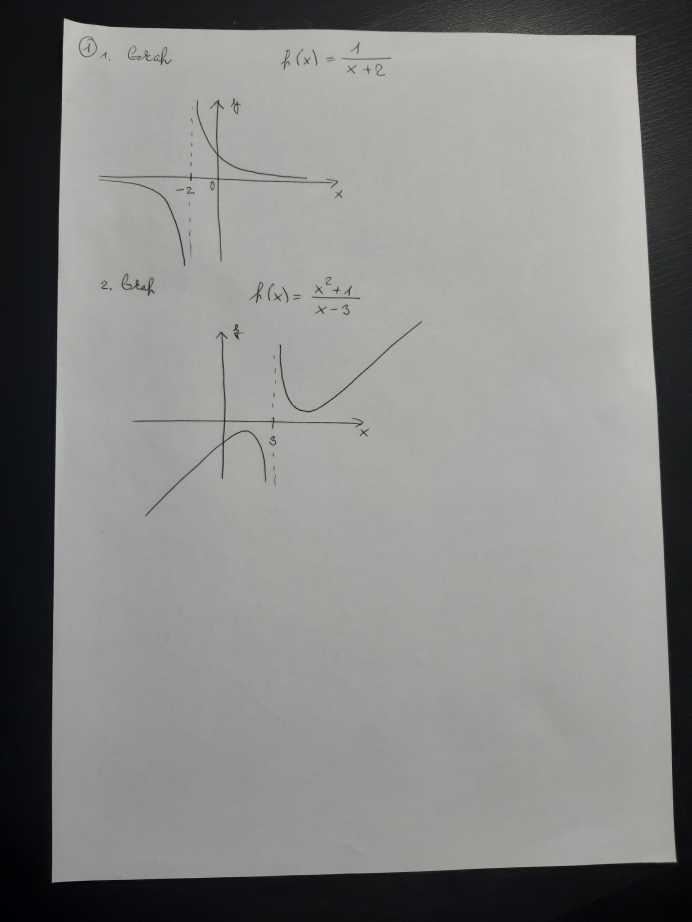
#> input picture data/1.jpg, 3456 x 4608 px (shown at 1/5 size)
$ python main.py
#> lines starting #> are read from the running program, lines starting #| are printed output that depends on the picture; after the words box and inside, x2 and y2 are one past the last pixel; in counts of white or black regions, pixels touching at a corner belong together
import cv2
import argparse
import numpy as np
import math
import itertools
from fpdf import FPDF


def parse_arguments():
    parser = argparse.ArgumentParser(description="Random description", allow_abbrev=True)
    group = parser.add_mutually_exclusive_group(required=True)
    group.add_argument("-p", "--pdf", nargs=1)
    group.add_argument("-s", "--show", action="store_true")
    parser.add_argument("filenames", nargs="+")
    return parser.parse_args(["-s", "data/1.jpg"])


def convert_to_grayscale_img(img):
    return cv2.cvtColor(img, cv2.COLOR_BGR2GRAY)


def compute_resize_ratio(img, target, target_dimension="height"):
    shape = img.shape
    dimension = 0
    if target_dimension == "height":
        dimension = shape[0]
    elif target_dimension == "width":
        dimension = shape[1]
    return dimension / target


def resize_img(img, scale, interpolation=cv2.INTER_AREA):
    return cv2.resize(img, (0, 0), fx=scale, fy=scale, interpolation=interpolation)


def blur_img(img, size=(5, 5), sigma=1):
    return cv2.GaussianBlur(img, size, sigma)


def detect_edges(img, threshold1=50, threshold2=200):
    return cv2.Canny(img, threshold1, threshold2)


def detect_document(img):
    contours, hierarchy = cv2.findContours(img, cv2.RETR_LIST, cv2.CHAIN_APPROX_SIMPLE)
    contours = sorted(contours, key=cv2.contourArea, reverse=True)
    document_contour = None
    for contour in contours:
        perimeter = cv2.arcLength(contour, True)
        approximation = cv2.approxPolyDP(contour, 0.01 * perimeter, True)

        if len(approximation) == 4:
            document_contour = contour
            break

    if document_contour is not None:
        disp_img = cv2.cvtColor(img, cv2.COLOR_GRAY2BGR)
        cv2.drawContours(disp_img, [document_contour], -1, (0, 0, 255))
        cv2.imshow("Contours", disp_img)
        cv2.waitKey(0)
        cv2.destroyAllWindows()


def correct_img(img):
    grayscale = convert_to_grayscale_img(img)
    ratio = compute_resize_ratio(grayscale, 500, "height")
    grayscale = resize_img(grayscale, 1 / ratio)
    grayscale = blur_img(grayscale)
    edges = detect_edges(grayscale)
    cv2.imshow("Original (resized)", resize_img(img, 1 / ratio))
    cv2.imshow("Edges", edges)
    cv2.waitKey(0)
    detect_document(edges)

    return img


def main():
    args = parse_arguments()

    filenames = args.filenames

    for filename in filenames:
        img = cv2.imread(filename, cv2.IMREAD_COLOR)
#> img is the input picture: shape (4608, 3456, 3); mean B, G, R 134.9, 136.2, 136.5
        correct_img(img)
#> in correct_img, `ratio = compute_resize_ratio(grayscale, 500, "height")`: ratio = 9.22
#> in resize_img, `return cv2.resize(img, (0, 0), fx=scale, fy=scale, interpolation=inter..`:
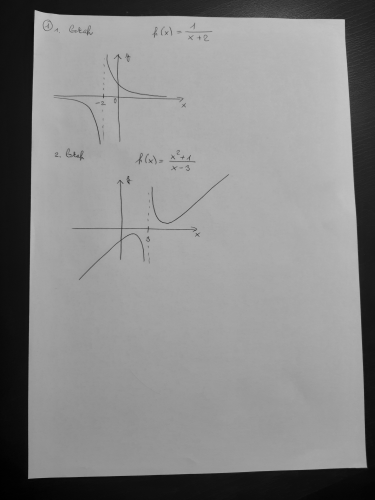
#> returned value: shape (500, 375); min 0, max 197, mean 136.1
#> in detect_edges, `return cv2.Canny(img, threshold1, threshold2)`:
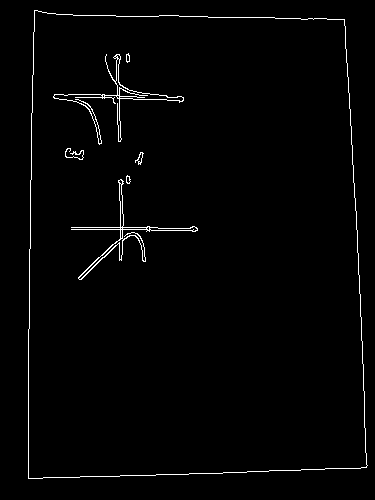
#> returned value: shape (500, 375); 1.6% white in thin lines or dots, all inside (x1, y1, x2, y2) = (28, 10, 368, 479)
#> in detect_document, `contours, hierarchy = cv2.findContours(img, cv2.RETR_LIST, cv2.CHAIN_A..`: contours = 26 contours, 13 with area under 20; largest, box (x1, y1, x2, y2) and area: (28, 10, 368, 479) 149086, (28, 10, 368, 479) 149084, (71, 179, 198, 280) 591, (53, 54, 184, 145) 551, (115, 58, 184, 102) 457
#> the loop in detect_document, `for contour in contours:` made 1 pass
#> (perimeter, approximation) on pass 1: (1587.2, [[34, 10], [28, 478], [366, 467], [344, 19]])
#> in detect_document, `cv2.drawContours(disp_img, [document_contour], -1, (0, 0, 255))`:
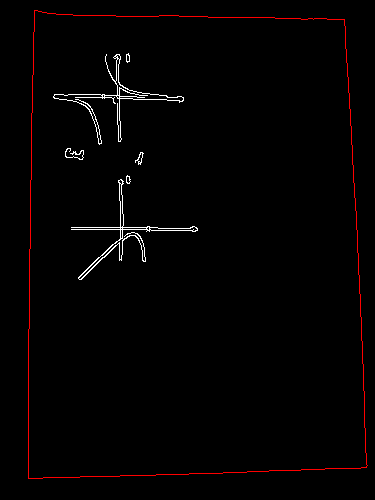
#> disp_img: shape (500, 375, 3); mean B, G, R 2.1, 2.1, 4.2


if __name__ == '__main__':
    main()

$ run again, with data/2.jpg copied over data/1.jpg
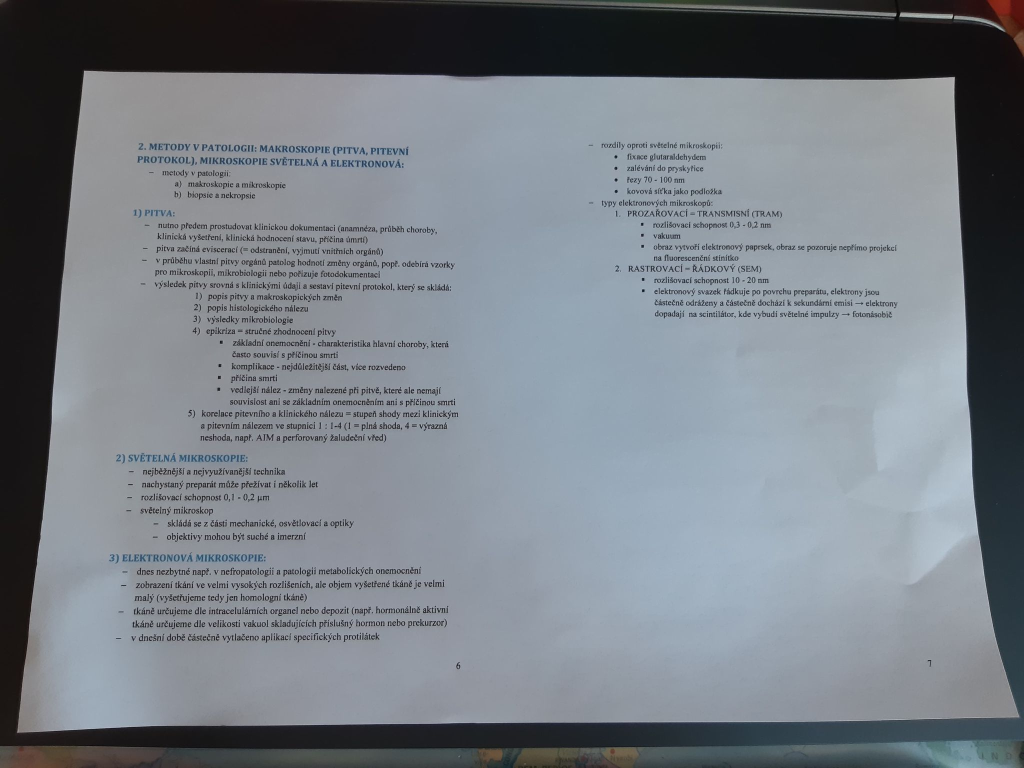
#> input picture data/2.jpg, 2048 x 1536 px (shown at 1/2 size)
#> in main, img is the input picture: shape (1536, 2048, 3); mean B, G, R 132.5, 125.2, 118.8
#> ratio = 3.07
#> in detect_edges, `return cv2.Canny(img, threshold1, threshold2)`:
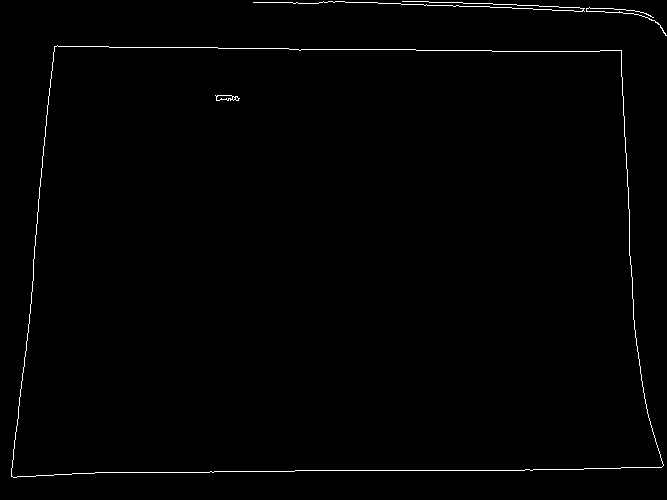
#> returned value: shape (500, 667); 0.84% white in thin lines or dots
#> contours = 8 contours, 4 with area under 20; largest, box (x1, y1, x2, y2) and area: (11, 45, 664, 478) 253399, (11, 45, 664, 478) 253398, (215, 95, 240, 101) 87, (216, 95, 233, 101) 61
#> the loop in detect_document, `for contour in contours:` made 1 pass
#> (perimeter, approximation) on pass 1: (2110.4, [[54, 46], [11, 476], [663, 465], [621, 50]])
#> in detect_document, `cv2.drawContours(disp_img, [document_contour], -1, (0, 0, 255))`:
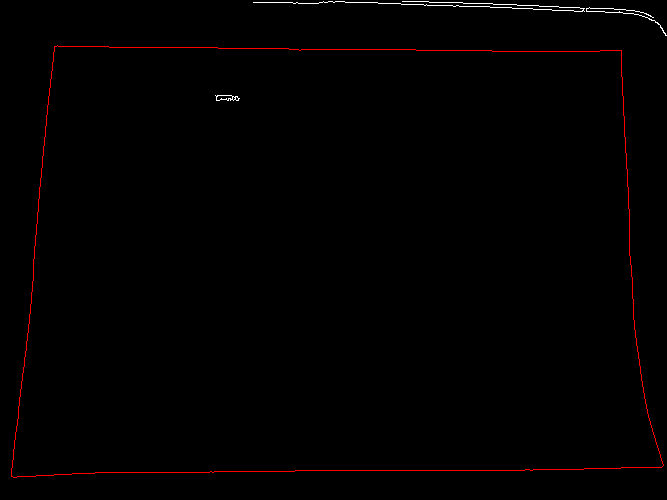
#> disp_img: shape (500, 667, 3); mean B, G, R 0.6, 0.6, 2.2
